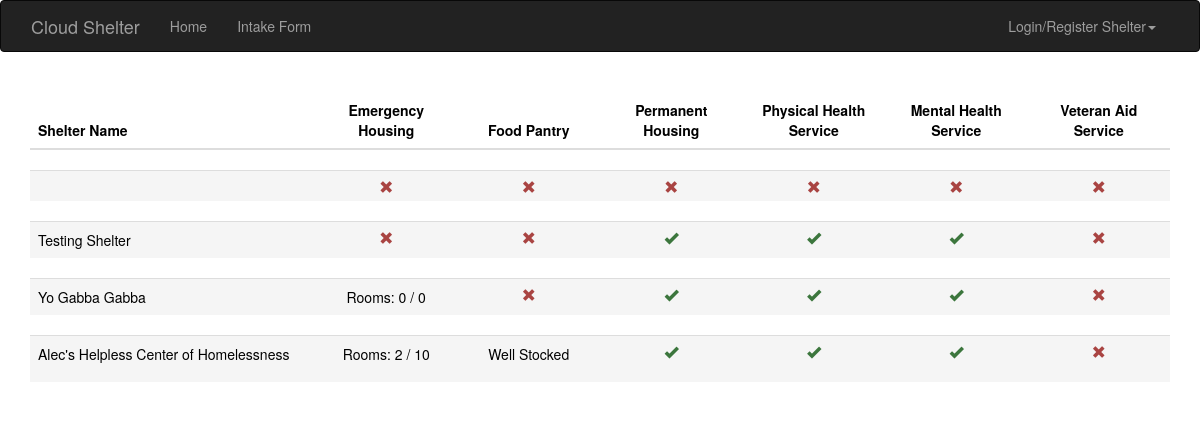
Page /?sort=phouse1 on the committed database.
### App/models.py (models this page shows, shortened)
class Shelter(models.Model):
    user = models.OneToOneField(User, on_delete=models.CASCADE)
    userid = models.IntegerField()
    shelter_name = models.CharField(max_length=500)
    shelter_support_email = models.CharField(max_length=200) #See Below?
    shelter_support_tele = models.CharField(max_length=15) #See Below?
    shelter_address = models.CharField(max_length=200)
    shelter_city = models.CharField(max_length=200)
    shelter_state = models.CharField(max_length=2)
    shelter_desc = models.CharField(max_length=5000)
    shelter_restrictions = models.CharField(max_length=2000)
    service_rooms = models.OneToOneField(RoomService)
    service_foods = models.OneToOneField(FoodService)
    service_house = models.OneToOneField(HousingService)
    service_physical_illness = models.OneToOneField(PhysicalHealthService)
    service_mental_illness = models.OneToOneField(MentalHealthService)
    service_veteran_aid = models.OneToOneField(VeteranAid)

class RoomService(models.Model):
    has_room_service = models.BooleanField()
    max_room = models.IntegerField()
    filled_rooms = models.IntegerField()

### App/views.py (the view, shortened to what this page needs)
# urls.py: url(r'^$', views.index_view, name='index'),
def index_view(request):
    user = request.user
    pos = 0
    shelters = Shelter.objects.all()
    param = request.GET.get('sort')
    if param is not None:
        if param == 'shelter':
            shelters = shelters.order_by('shelter_name')
        elif param == 'shelter1':
            pos = 1
            shelters = shelters.order_by('-shelter_name')
        elif param == 'house':
            shelters = sorted(shelters, key=lambda s : s.available_rooms())
        elif param == 'house1':
            pos = 1
            shelters = sorted(shelters, key=lambda s : s.available_rooms())
            shelters = shelters.reverse()
        elif param == 'phouse':
            shelters = shelters.order_by('service_house')
        elif param == 'phouse1':
            pos = 1
            shelters = shelters.order_by('-service_house')
        elif param == 'health':
            shelters = shelters.order_by('service_physical_illness')
        elif param == 'health1':
            pos = 1
            shelters = shelters.order_by('-service_physical_illness')
        elif param == 'mental':
            shelters = shelters.order_by('service_mental_illness')
        elif param == 'mental1':
            pos = 1
            shelters = shelters.order_by('-service_mental_illness')
        elif param == 'vet':
            shelters = shelters.order_by('service_veteran_aid')
        elif param == 'vet1':
            pos = 1
            shelters = shelters.order_by('-service_veteran_aid')
        elif param == 'food':
            shelter = shelters.order_by('service_foods')
        elif param == 'food1':
            pos = 1
            shelter = shelters.order_by('-service_foods')
    context = { #context sends data to the html file
        'app_name': APP_NAME,
        'user': user,
        'shelters': shelters,
        'pos': pos
    }
    return render(request, 'index.html', context)

### templates/index.html
{% extends 'app_base.html' %}
{% block content %}
    <div class="container">
        <br>
        <div class="index_body full">
                <table class="table">
                    <thead>
                        <tr>
                            <th class="col-sm-2"><a href="?sort=shelter{% if not pos == 1 %}1{% endif %}" class="no-decor">Shelter Name</a></th>
                            <th class="col-sm-1 text-center"><a href="?sort=house{% if not pos == 1 %}1{% endif %}" class="no-decor">Emergency Housing</a></th>
                            <th class="col-sm-1 text-center"><a href="?sort=food{% if not pos == 1 %}1{% endif %}" class="no-decor">Food Pantry</a></th>
                            <th class="col-sm-1 text-center"><a href="?sort=phouse{% if not pos == 1 %}1{% endif %}" class="no-decor">Permanent Housing</a></th>
                            <th class="col-sm-1 text-center"><a href="?sort=health{% if not pos == 1 %}1{% endif %}" class="no-decor">Physical Health Service</a></th>
                            <th class="col-sm-1 text-center"><a href="?sort=mental{% if not pos == 1 %}1{% endif %}" class="no-decor">Mental Health Service</a></th>
                            <th class="col-sm-1 text-center"><a href="?sort=vet{% if not pos == 1 %}1{% endif %}" class="no-decor">Veteran Aid Service</a></th>
                        </tr>
                    </thead>
                </table>
                {% for shelter in shelters %}
                    <a href="{% url 'shelter' shelter.id %}" class="no-decor">
                        <div>
                        <table class="table">
                            <tr class="shelter active" >
                                <td class="col-sm-2"> {{ shelter.shelter_name}}</td>
                                <td class="col-sm-1 text-center">
                                {% if not shelter.service_rooms.has_room_service %}
                                    <span class="glyphicon glyphicon-remove alert-danger text-center center-block"></span>
                                {% else %}
                                    Rooms: {{ shelter.service_rooms.filled_rooms }} / {{ shelter.service_rooms.max_room }}
                                {% endif %}
                                </td>
                                <td class="col-sm-1 text-center">
                                {% if shelter.service_foods.has_food_service %}
                                    {% if shelter.service_foods.foodLevel == 0 %}
                                        <p>No food</p>
                                    {% elif shelter.service_foods.foodLevel == 1 %}
                                        <p>Very Low</p>
                                    {% elif shelter.service_foods.foodLevel == 2 %}
                                        <p>In Need</p>
                                    {% elif shelter.service_foods.foodLevel == 3 %}
                                        <p>Well Stocked</p>
                                    {% elif shelter.service_foods.foodLevel == 4 %}
                                        <p>Abundant</p>
                                    {% endif %}
                                {% else %}
                                    <span class="glyphicon glyphicon-remove alert-danger text-center center-block"></span>
                                {% endif %}
                                </td>
                                <td class="col-sm-1">
                                {% if shelter.service_house.has_house_service %}
                                    <span class="glyphicon glyphicon-ok alert-success text-center center-block"></span>
                                {% else %}
                                    <span class="glyphicon glyphicon-remove alert-danger text-center center-block"></span>
                                {% endif %}
                                </td>
                                <td class="col-sm-1">
                                {% if shelter.service_physical_illness.has_physical_health_service %}
                                    <span class="glyphicon glyphicon-ok  alert-success text-center center-block"></span>
                                {% else %}
                                    <span class="glyphicon glyphicon-remove alert-danger text-center center-block"></span>
                                {% endif %}
                                </td>
                                <td class="col-sm-1">
                                {% if shelter.service_mental_illness.has_mental_health_service %}
                                    <span class="glyphicon glyphicon-ok alert-success text-center center-block"></span>
                                {% else %}
                                    <span class="glyphicon glyphicon-remove alert-danger text-center center-block"></span>
                                {% endif %}
                                </td>
                                <td class="col-sm-1">
                                {% if shelter.service_veteran_aid.has_veteran_aid %}
                                    <span class="glyphicon glyphicon-ok alert-success text-center center-block"></span>
                                {% else %}
                                    <span class="glyphicon glyphicon-remove alert-danger text-center center-block"></span>
                                {% endif %}
                                </td>
                            </tr>
                            </table>
                        </div>
                    </a>
                 {% endfor %}
        </div>
     </div>
{% endblock %}

### App/static/css/custom.css (style rules this page uses)
.glyphicon { background: transparent; }
.no-decor { color: black; text-decoration: none; }

### rows in the picture
Shelter: shelter_name "Testing Shelter"
Shelter: shelter_name "Yo Gabba Gabba", service_rooms.filled_rooms "0", service_rooms.max_room "0"
Shelter: shelter_name "Alec's Helpless Center of Homelessness", service_rooms.filled_rooms "2", service_rooms.max_room "10", shows "Well Stocked"

### other values in the picture
{{ app_name }} "Cloud Shelter"
